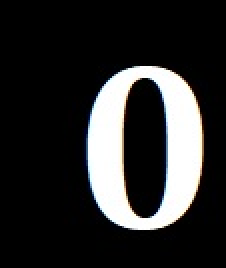
#> input picture Image/0.jpg, 113 x 134 px (shown 2 times larger)
$ python HuMoment.py
#> lines starting #> are read from the running program, lines starting #| are printed output that depends on the picture; after the words box and inside, x2 and y2 are one past the last pixel; in counts of white or black regions, pixels touching at a corner belong together
import cv2
import math
import numpy as np
from PIL import Image
#def huMoment(image, mode):
#image = input image path
#mode = 0 if date 1 if mint mark
image = 'Image/Dilation.png'
mode = 0
img = cv2.imread(image,0)
img0 = cv2.imread('Image/0.jpg',0)
#> img0: shape (134, 113); min 0, max 255, mean 44.4
img1 = cv2.imread('Image/1.jpg',0)
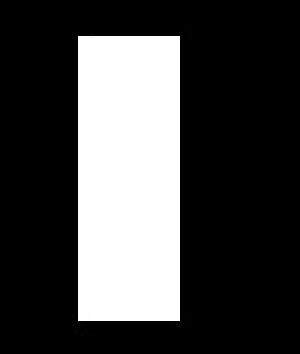
#> input picture Image/1.jpg, 100 x 118 px (shown 3 times larger)
#> img1 is the input picture: shape (118, 100); min 0, max 255, mean 69.8
img2 = cv2.imread('Image/2.jpg',0)
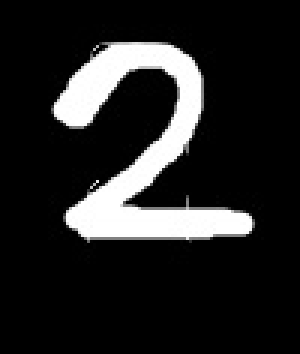
#> input picture Image/2.jpg, 100 x 118 px (shown 3 times larger)
#> img2 is the input picture: shape (118, 100); min 0, max 255, mean 36.3
img3 = cv2.imread('Image/3.jpg',0)
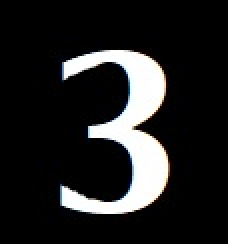
#> input picture Image/3.jpg, 114 x 122 px (shown 2 times larger)
#> img3: shape (122, 114); min 0, max 255, mean 34.6
img4 = cv2.imread('Image/4.jpg',0)
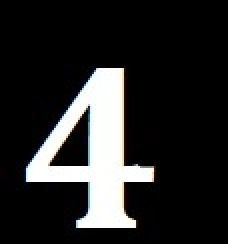
#> input picture Image/4.jpg, 114 x 122 px (shown 2 times larger)
#> img4: shape (122, 114); min 0, max 255, mean 39.9
img5 = cv2.imread('Image/5.jpg',0)
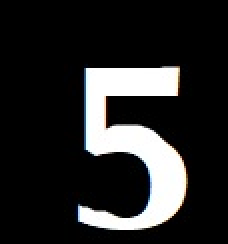
#> input picture Image/5.jpg, 114 x 122 px (shown 2 times larger)
#> img5: shape (122, 114); min 0, max 255, mean 40.7
img6 = cv2.imread('Image/6.jpg',0)
img7 = cv2.imread('Image/7.jpg',0)
img8 = cv2.imread('Image/8.jpg',0)
img9 = cv2.imread('Image/9.jpg',0)
rect = cv2.imread('Image/Rectangle.png',0)
diff = cv2.imread('Image/D.png',0)
pint = cv2.imread('Image/P.png',0)
#preprocess the templates
ret, thresh = cv2.threshold(img, 127, 255,0)
ret, thresh1 = cv2.threshold(img1, 127, 255,0)#      rect works much better than img1
#> thresh1: shape (118, 100); 27.4% white; 1 white region, box (x1, y1, x2, y2) and area: (26, 12, 60, 107) 3230
ret, thresh2 = cv2.threshold(img2, 127, 255,0)
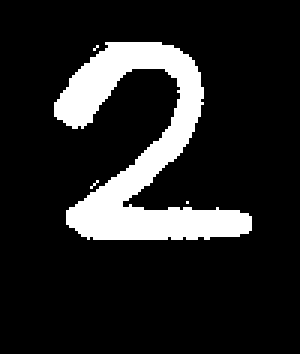
#> thresh2: shape (118, 100) (shown 3 times larger); 14.3% white; 4 white regions (3 under 20 px), largest, box (x1, y1, x2, y2) and area: (18, 14, 84, 80) 1678
ret, thresh3 = cv2.threshold(img3, 127, 255,0)
#> thresh3: shape (122, 114); 13.5% white; 1 white region, box (x1, y1, x2, y2) and area: (30, 25, 84, 107) 1874
ret, thresh4 = cv2.threshold(img4, 127, 255,0)
#> thresh4: shape (122, 114); 15.7% white; 1 white region, box (x1, y1, x2, y2) and area: (13, 34, 77, 114) 2186
ret, thresh5 = cv2.threshold(img5, 127, 255,0)
#> thresh5: shape (122, 114); 15.8% white; 1 white region, box (x1, y1, x2, y2) and area: (39, 33, 93, 115) 2204
ret, thresh6 = cv2.threshold(img6, 127, 255,0)
ret, thresh7 = cv2.threshold(img7, 127, 255,0)
ret, thresh8 = cv2.threshold(img8, 127, 255,0)
ret, thresh9 = cv2.threshold(img9, 127, 255,0)
ret, thresh0 = cv2.threshold(img0, 127, 255,0)
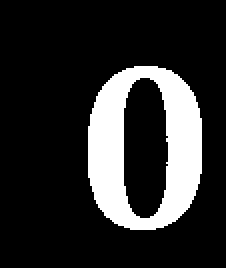
#> thresh0: shape (134, 113) (shown 2 times larger); 17.4% white; 1 white region, box (x1, y1, x2, y2) and area: (44, 33, 101, 115) 2638
ret, threshp = cv2.threshold(pint, 127, 255,0)
ret, threshd = cv2.threshold(diff, 127, 255,0)
#default assignment
one = two = three = four = five = six = seven = eight = nine = zero = p = d = 100

#input image
cv2.imwrite('Image/thresh.png', thresh)
#> (the run stopped early here; a loop or call above may not have finished)
